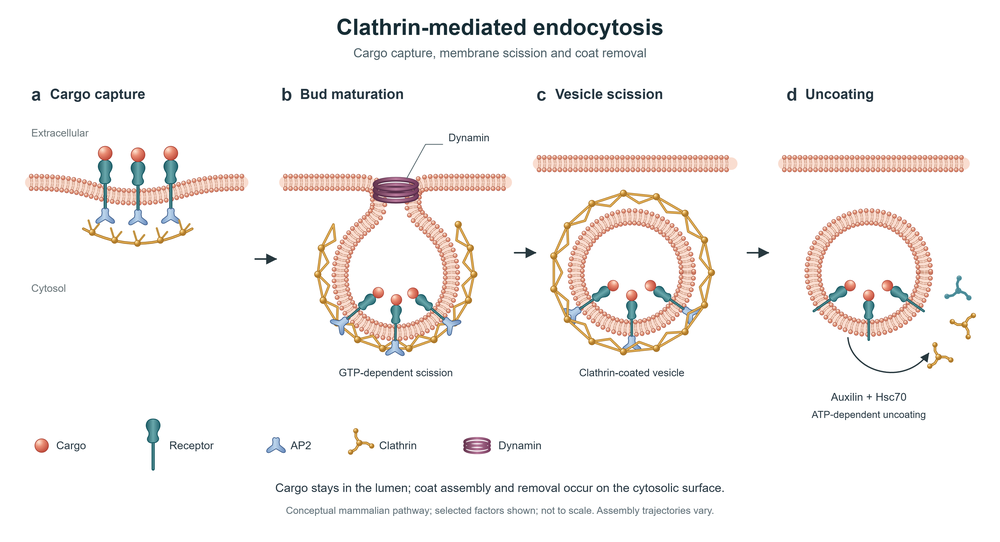
#> input picture examples/biology-endocytosis/edit-test-copy.png, 1000 x 542 px, shrunk from 3840 x 2080 before the run
$ python -i fit_svg_region.py   (imports and definitions only)
#> lines starting #> are read from the running program, lines starting #| are printed output that depends on the picture
#!/usr/bin/env python3
"""Approximate an opaque PNG colour region with editable SVG gradients.

This is a texture-region helper, not an OCR, diagram parser or whole-figure
converter. Keep scientific geometry and live labels in a separate semantic
reconstruction. Requires Pillow only; importing this module does not require it.
"""
import argparse
import hashlib
import io
import json
import math
from pathlib import Path
import re
import xml.etree.ElementTree as ET

NS = "http://www.w3.org/2000/svg"
# [1 line not run here, left out]


def element(name, **attrs):
    return ET.Element("{" + NS + "}" + name,
                      {key.replace("_", "-"): str(value) for key, value in attrs.items()})


def sample_rgb(image, x, y):
    """Bilinear sampling of an RGB Pillow image, with endpoints clamped."""
    x = max(0, min(image.width - 1, x))
    y = max(0, min(image.height - 1, y))
    x0, y0 = math.floor(x), math.floor(y)
    x1, y1 = min(x0 + 1, image.width - 1), min(y0 + 1, image.height - 1)
    u, v = x - x0, y - y0
    pixels = [image.getpixel(p) for p in [(x0, y0), (x1, y0), (x0, y1), (x1, y1)]]
    weights = [(1-u)*(1-v), u*(1-v), (1-u)*v, u*v]
    return tuple(round(sum(w * p[c] for w, p in zip(weights, pixels))) for c in range(3))


def fit_region(source, crop=None, columns=27, rows=21, prefix="colour-region"):
    """Return an SVG root and provenance without changing the source image."""
    if not re.fullmatch(r"[A-Za-z_][A-Za-z0-9_.-]*", prefix):
        raise ValueError("id prefix must be an ASCII XML identifier without a colon")
    if any(type(n) is not int or not 2 <= n <= 256 for n in (columns, rows)):
        raise ValueError("columns and rows must be integers from 2 to 256")
    try:
        from PIL import Image
    except ImportError as exc:
        raise ValueError("Install the optional dependency: python -m pip install Pillow") from exc
    source = Path(source)
    raw = source.read_bytes()
    with Image.open(io.BytesIO(raw)) as opened:
        if opened.format != "PNG":
            raise ValueError("Input must be an actual PNG")
        width, height = opened.size
        crop = tuple(crop) if crop is not None else (0, 0, width, height)
        if len(crop) != 4 or any(type(n) is not int for n in crop):
            raise ValueError("crop must contain four integers: x y width height")
        x, y, w, h = crop
        if x < 0 or y < 0 or w < 1 or h < 1 or x+w > width or y+h > height:
            raise ValueError("crop must be non-empty and inside the PNG")
        region = opened.convert("RGBA").crop((x, y, x+w, y+h))
        if region.getchannel("A").getextrema() != (255, 255):
            raise ValueError("Transparent regions are unsupported; do not silently flatten them")
        if opened.info.get("icc_profile"):
            try:
                from PIL import ImageCms
                region = ImageCms.profileToProfile(region.convert("RGB"),
                    ImageCms.ImageCmsProfile(io.BytesIO(opened.info["icc_profile"])),
                    ImageCms.createProfile("sRGB"), outputMode="RGB")
            except Exception as exc:
                raise ValueError("Could not convert the embedded ICC profile to sRGB") from exc
            colour_space = "embedded ICC profile converted to sRGB"
        else:
            if "gamma" in opened.info and "srgb" not in opened.info and abs(opened.info["gamma"] - .45455) > .005:
                raise ValueError("Non-sRGB PNG gamma requires explicit colour conversion first")
            region = region.convert("RGB")
            colour_space = "sRGB tag or untagged channels interpreted as sRGB"
    record = {
        "method": "semantic reconstruction companion: bilinear SVG colour gradients",
        "source_sha256": hashlib.sha256(raw).hexdigest(),
        "source_dimensions": [width, height], "crop_xywh": list(crop),
        "grid": [columns, rows], "colour_space": colour_space,
        "scope": "Approximate colour artwork only; no recovered labels, topology or measured data.",
    }
    root = element("svg", width=w, height=h, viewBox=f"0 0 {w} {h}")
    root.append(element("title"))
    root[-1].text = "Editable approximation of a PNG colour region"
    root.append(element("desc"))
    root[-1].text = record["scope"]
    root.append(element("metadata"))
    root[-1].text = json.dumps(record, sort_keys=True)
    group = element("g", id=prefix, data_editable="true",
                    data_role="colour-region", transform=f"scale({w/100:g} {h/100:g})")
    step = 100/(rows-1)
    # At dense sampling, a subpixel overlap exposes the first-row base through
    # antialiased strip edges. Cover at least one source pixel; the fade still
    # ends at the next sample row, so overlap does not alter interpolation.
    band_height = step + max(100 / h, step * .8)
    defs = element("defs")
    # Finish interpolation at the next sample row, not the overlapping edge.
    # Otherwise adjacent rows restart at slightly different colours.
    fade = element("linearGradient", id=prefix+"-fade", x1=0, y1=0, x2=0,
                   y2=f"{step/band_height:.10f}")
    fade.append(element("stop", offset=0, stop_color="white", stop_opacity=1))
    fade.append(element("stop", offset=1, stop_color="white", stop_opacity=0))
    defs.append(fade)
    mask = element("mask", id=prefix+"-mix", maskUnits="objectBoundingBox",
                   maskContentUnits="objectBoundingBox", x=0, y=0, width=1, height=1,
                   mask_type="alpha")
    mask.append(element("rect", width=1, height=1, fill=f"url(#{prefix}-fade)"))
    defs.append(mask)
    clip = element("clipPath", id=prefix+"-clip")
    clip.append(element("rect", width=100, height=100))
    defs.append(clip)
    for j in range(rows):
        gradient = element("linearGradient", id=f"{prefix}-row-{j}",
                           x1=0, y1=0, x2=1, y2=0, color_interpolation="sRGB")
        for i in range(columns):
            rgb = sample_rgb(region, (w-1)*i/(columns-1), (h-1)*j/(rows-1))
            gradient.append(element("stop", offset=f"{i/(columns-1):.8f}",
                                    stop_color="#"+"".join(f"{c:02x}" for c in rgb)))
        defs.append(gradient)
    group.append(defs)
    paint = element("g", clip_path=f"url(#{prefix}-clip)")
    paint.append(element("rect", width=100, height=100, fill=f"url(#{prefix}-row-0)"))
    # Opaque base + overlapping bands prevent transparent antialias seams.
    for j in range(rows-1):
        attrs = dict(x=0, y=f"{step*j:.8f}", width=100, height=f"{band_height:.8f}")
        paint.append(element("rect", **attrs, fill=f"url(#{prefix}-row-{j+1})"))
        paint.append(element("rect", **attrs, fill=f"url(#{prefix}-row-{j})",
                             mask=f"url(#{prefix}-mix)"))
    group.append(paint)
    root.append(group)
    return root, record


def write_svg(root, output):
    """Create a new SVG, refusing overwrite rather than risking a visual master."""
    output = Path(output)
    if output.suffix.lower() != ".svg":
        raise ValueError("Output must have an .svg extension")
    data = ET.tostring(root, encoding="utf-8", xml_declaration=True)
    with output.open("xb") as stream:
        stream.write(data)
    return len(data)


def main():
    parser = argparse.ArgumentParser(description=__doc__)
    parser.add_argument("png", type=Path)
    parser.add_argument("svg", type=Path)
    parser.add_argument("--crop", nargs=4, type=int, metavar=("X", "Y", "WIDTH", "HEIGHT"))
    parser.add_argument("--columns", type=int, default=27)
    parser.add_argument("--rows", type=int, default=21)
    parser.add_argument("--id", dest="prefix", default="colour-region")
    args = parser.parse_args()
    try:
        root, record = fit_region(args.png, args.crop, args.columns, args.rows, args.prefix)
        record["svg_bytes"] = write_svg(root, args.svg)
        print(json.dumps(record, indent=2))
    except (ValueError, OSError) as exc:
        parser.exit(1, str(exc)+"\n")


# [2 lines not run here, left out]

>>> import cv2
>>> picture = cv2.imread('../examples/biology-endocytosis/edit-test-copy.png', cv2.IMREAD_GRAYSCALE)
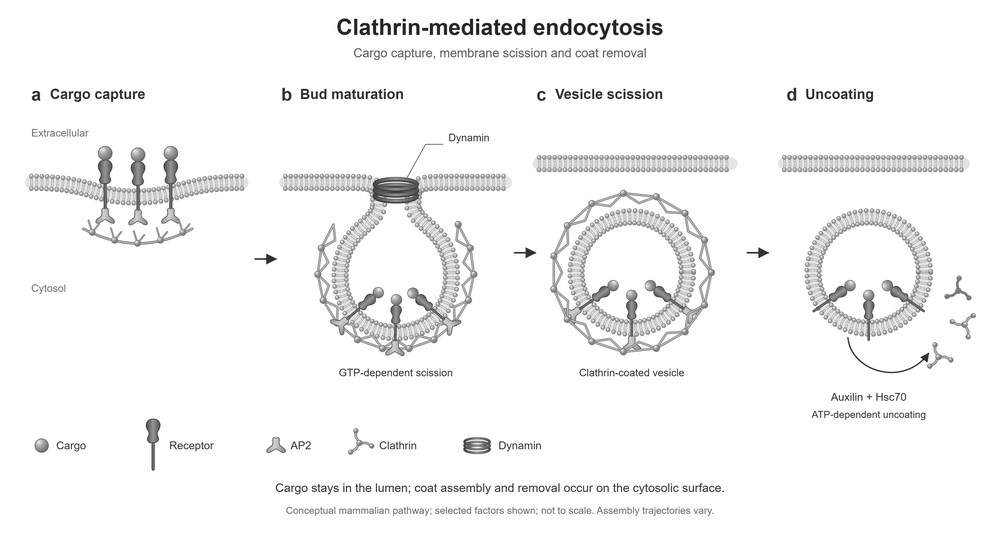
#> picture: shape (542, 1000); min 4, max 255, mean 245.3
>>> result = fit_region(picture)
#> (the run stopped early here; a loop or call above may not have finished)

$ run again, on examples/biology-endocytosis/image2-master-v1.png
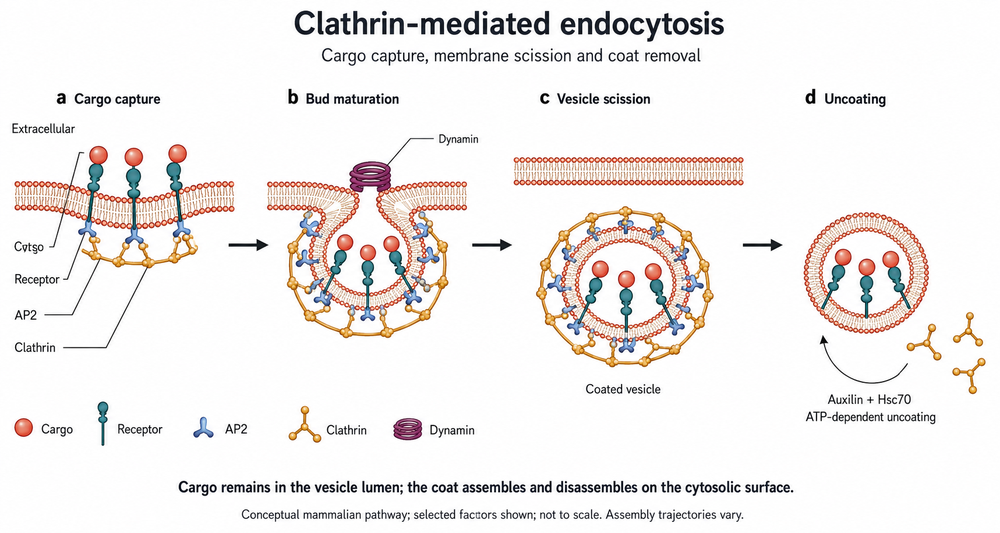
#> input picture examples/biology-endocytosis/image2-master-v1.png, 1000 x 533 px, shrunk from 1717 x 916 before the run
#> `picture = cv2.imread('../examples/biology-endocytosis/edit-test-copy.p..`:
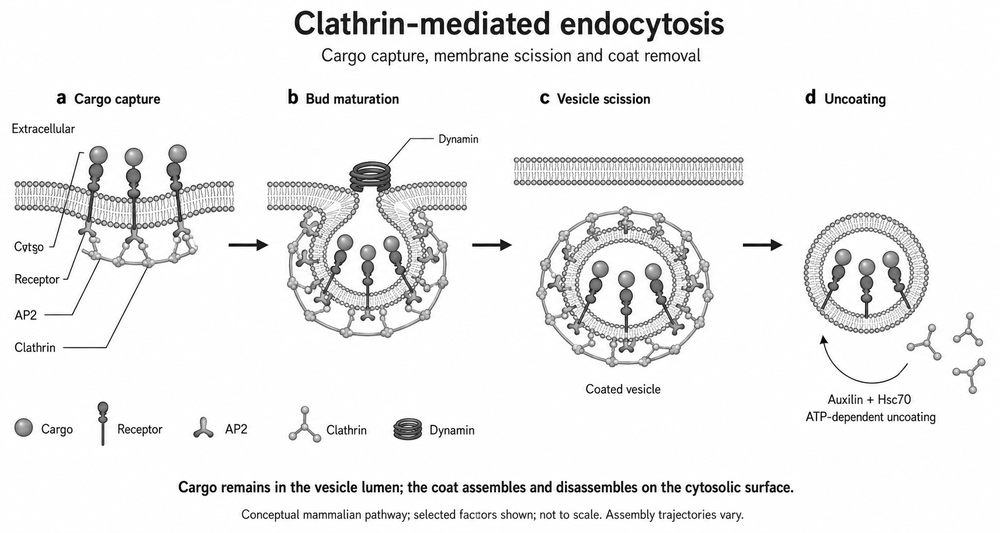
#> picture: shape (533, 1000); min 0, max 255, mean 238.6
